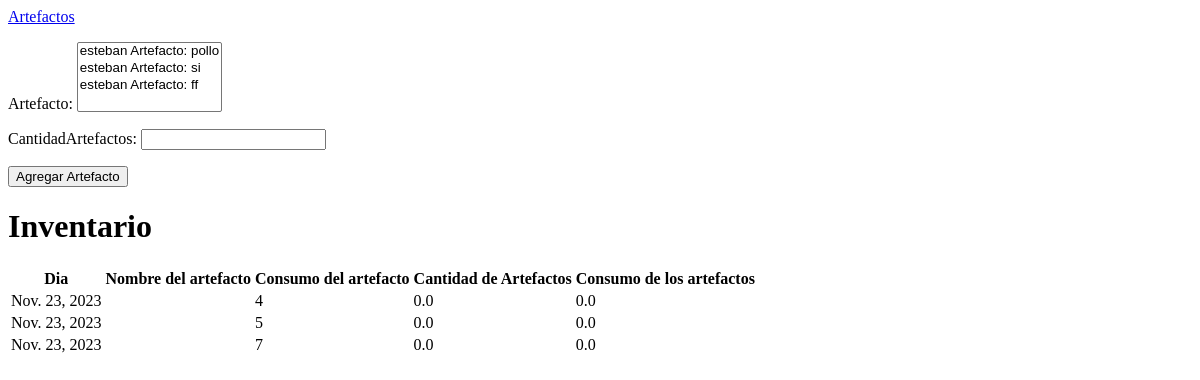
/paginaUsuario/inventario/ (signed in), run on an earlier commit of the app's database.
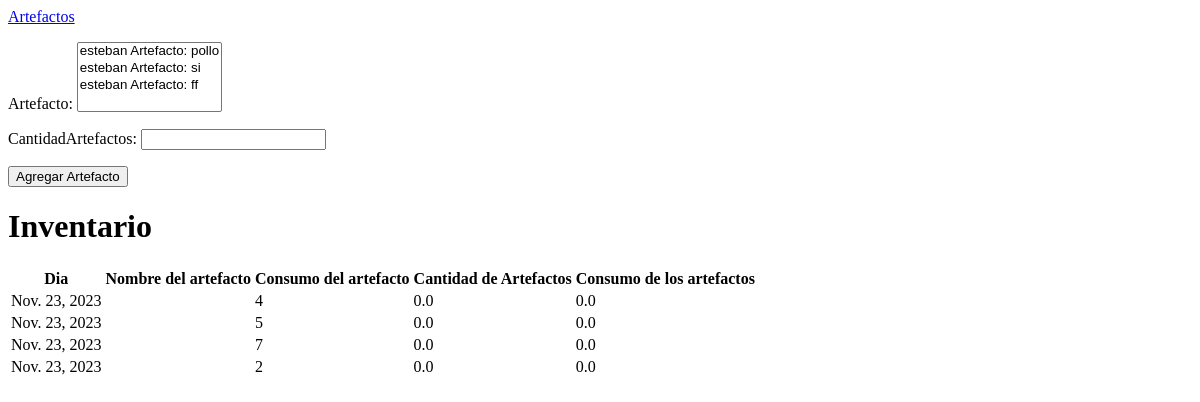
And on a later commit of the database.
### energy/models.py (models this page shows, shortened)
class Inventario(models.Model):
    artefacto = models.ManyToManyField(Artefactos)
    dia = models.DateField(default=datetime.now().today())
    nombre = models.CharField(max_length=20)
    cantidadArtefactos = models.IntegerField()
    consumoTotalPorArtefacto = models.FloatField(default=0)
    consumoTotal = models.FloatField(default=0)

### energy/views.py (the view, shortened to what this page needs)
# urls.py: path('paginaUsuario/inventario/', inventario, name="inventario"),
def inventario(request):
    if request.user.is_authenticated:
        inventarioArtefacto = Inventario.objects.all()
        if request.method == 'GET':
            return render(request, 'energy/home/inventario.html', {
                'form': InventarioForm(),
                'inventarioArtefacto': inventarioArtefacto,
            })
    else:
        return redirect('login')  # Redirigir a tu página de inicio de sesión

### energy/forms.py
class InventarioForm(forms.ModelForm):
    class Meta:
        model = Inventario
        fields = ('artefacto', 'cantidadArtefactos', )
        artefactos = forms.ModelMultipleChoiceField(
            queryset=Artefactos.objects.all(),
            widget=forms.CheckboxSelectMultiple,
        )

### energy/models.py (called while the page is built)
    def __str__(self):
        return f"{self.user.username} Artefacto: {self.nombreArtefacto}"

### energy/templates/energy/home/inventario.html (shortened to what this page needs)
<!DOCTYPE html>
<html lang="en">
<head>
</head>
<body>
<a href="{% url 'artefacto' %}">Artefactos</a>
<form method="post" action="{% url 'inventario' %}">
  {{ form.as_p }}
  <button type="submit">Agregar Artefacto</button>
</form>
<h1>Inventario</h1>
<table>
  <tr>
    <th>Dia</th>
    <th>Nombre del artefacto</th>
    <th>Consumo del artefacto</th>
    <th>Cantidad de Artefactos</th>
    <th>Consumo de los artefactos</th>
  </tr>
  {% for inventario in inventarioArtefacto %}
    <tr>
        <td>{{ inventario.dia }}</td>
        <td>{{ inventario.nombre }}</td>
        <td>{{ inventario.cantidadArtefactos }}</td>
        <td>{{ inventario.consumoTotalPorArtefacto }}</td>
        <td>{{ inventario.consumoTotal }}</td>
  {% endfor %}
</table>
</body>
</html>

What changed in the data, as far as the page shows it:
added Inventario: dia "Nov. 23, 2023", cantidadArtefactos "2", consumoTotalPorArtefacto "0.0", consumoTotal "0.0"
